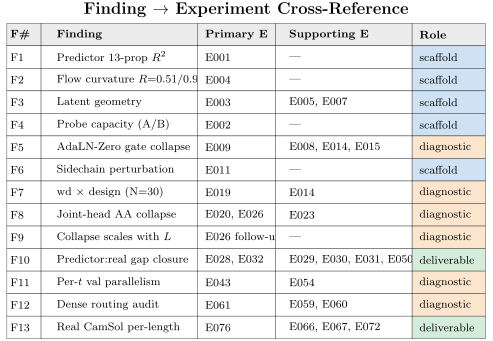

Here is the Python script that generated this plot:
# P35_v1: Finding-to-experiment cross-reference table (matplotlib.table).
# Visualizes: All Findings + E-IDs
# DATA: inline from content_masterarbeit.md cross-reference sections
import sys
from pathlib import Path
sys.path.insert(0, str(Path(__file__).parent.parent))
from plot_utils import figsize
import matplotlib.pyplot as plt

rows = [
    ["F1",  "Predictor 13-prop $R^2$",      "E001",            "—",                       "scaffold"],
    ["F2",  "Flow curvature $R{=}0.51/0.94$","E004",           "—",                       "scaffold"],
    ["F3",  "Latent geometry",              "E003",            "E005, E007",              "scaffold"],
    ["F4",  "Probe capacity (A/B)",         "E002",            "—",                       "scaffold"],
    ["F5",  "AdaLN-Zero gate collapse",     "E009",            "E008, E014, E015",        "diagnostic"],
    ["F6",  "Sidechain perturbation",       "E011",            "—",                       "scaffold"],
    ["F7",  "wd $\\times$ design (N=30)",   "E019",            "E014",                    "diagnostic"],
    ["F8",  "Joint-head AA collapse",       "E020, E026",      "E023",                    "diagnostic"],
    ["F9",  "Collapse scales with $L$",     "E026 follow-up",  "—",                       "diagnostic"],
    ["F10", "Predictor:real gap closure",   "E028, E032",      "E029, E030, E031, E050", "deliverable"],
    ["F11", "Per-$t$ val parallelism",      "E043",            "E054",                    "diagnostic"],
    ["F12", "Dense routing audit",          "E061",            "E059, E060",              "diagnostic"],
    ["F13", "Real CamSol per-length",       "E076",            "E066, E067, E072",        "deliverable"],
]
cols = ["F\\#", "Finding", "Primary E", "Supporting E", "Role"]

fig, ax = plt.subplots(figsize=figsize(1.0, ratio=0.62))
ax.axis("off")
tbl = ax.table(cellText=rows, colLabels=cols, loc="center",
               cellLoc="left", colLoc="left",
               colWidths=[0.07, 0.32, 0.16, 0.28, 0.15])
tbl.auto_set_font_size(False)
tbl.set_fontsize(8)
tbl.scale(1.0, 1.35)
for j in range(len(cols)):
    tbl[0, j].set_facecolor("#ececec"); tbl[0, j].set_text_props(weight="bold")
# Color role
role_colors = {"scaffold": "#cfe2f3", "diagnostic": "#fce5cd", "deliverable": "#d4edda"}
for i, row in enumerate(rows):
    tbl[i + 1, 4].set_facecolor(role_colors.get(row[4], "white"))
for cell in tbl.get_celld().values():
    cell.set_linewidth(0.25)
ax.set_title(r"\textbf{Finding $\to$ Experiment Cross-Reference}", pad=12)
fig.savefig(Path(__file__).with_suffix(".pdf"))
